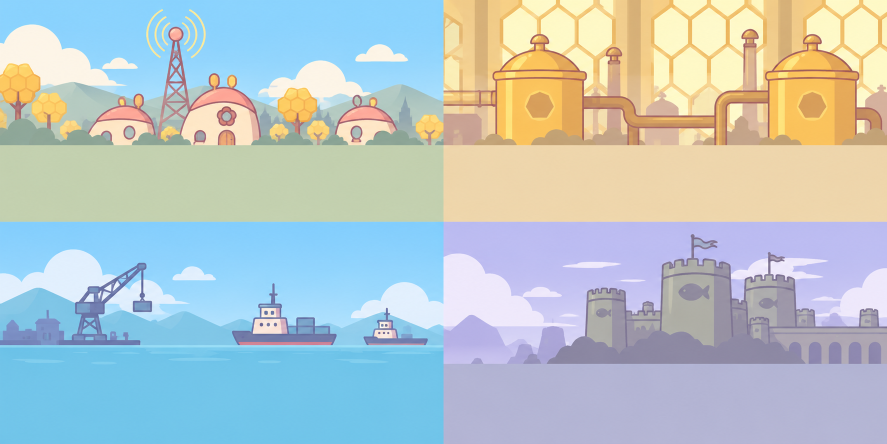
#> input picture assets/backgrounds.png, 1774 x 887 px, found by its file name (shown at 1/2 size)
$ python bg-seamless.py
#> lines starting #> are read from the running program, lines starting #| are printed output that depends on the picture
"""Bake assets/generated/backgrounds_wrap.png: each stage panel of assets/backgrounds.png made horizontally tileable.

The panel's right end is overlapped onto its left start and the two are joined along a minimum-error vertical cut
(image quilting), so the scenery repeats without a mirror seam. Each cell gets a PAD-pixel gutter of wrapped / edge
pixels so bilinear sampling never bleeds a neighbouring panel. Prints the tile widths for BG_WRAP in main.gd/render.js.
"""
import numpy as np
from PIL import Image

PAD = 4
FEATHER = 3
# Overlap search range per stage: wide overlaps line up repeating art (town, factory, harbor); the castle's
# towers get sliced by long overlaps, so it keeps a short one.
OVERLAP = {0: (100, 520), 1: (100, 520), 2: (100, 520), 3: (100, 300)}
CROP = .7  # only the visible top of the panel drives the cut choice (the rest is flat ground)

src = np.asarray(Image.open("assets/backgrounds.png").convert("RGB")).astype(np.float32)
H, W = src.shape[:2]
#> H = 887; W = 1774
cw, ch = W // 2, H // 2
#> cw = 887; ch = 443


def min_cut(err):
    """Vertical path (one column per row) through err with the least total cost."""
    h, w = err.shape
    cost = err.copy()
    for y in range(1, h):
        prev = cost[y - 1]
        left = np.r_[np.inf, prev[:-1]]
        right = np.r_[prev[1:], np.inf]
        cost[y] += np.minimum(np.minimum(left, prev), right)
    path = np.zeros(h, int)
    path[-1] = int(np.argmin(cost[-1]))
    for y in range(h - 2, -1, -1):
        x = path[y + 1]
        lo, hi = max(0, x - 1), min(w, x + 2)
        path[y] = lo + int(np.argmin(cost[y, lo:hi]))
    return path, float(cost[-1].min()) / h


def seamless(p, lo, hi):
    rows = int(ch * CROP)
    best = None
    for o in range(lo, hi + 1, 10):
        a, b = p[:, cw - o:], p[:, :o]
        err = ((a - b) ** 2).sum(2)
        # keep the cut away from the overlap edges so the feather has room
        err[:, :FEATHER + 2] += 1e7; err[:, -FEATHER - 2:] += 1e7
        path, score = min_cut(err[:rows])
        if best is None or score < best[0]: best = (score, o, path)
    score, o, path = best
    a, b = p[:, cw - o:], p[:, :o]
    path = np.r_[path, np.full(ch - len(path), path[-1])]
    xs = np.arange(o)[None, :]
    t = np.clip((xs - path[:, None] + FEATHER) / (2 * FEATHER), 0, 1)[..., None]  # 0 = A (wraps from tile end), 1 = B
    head = a * (1 - t) + b * t
    tile = np.concatenate([head, p[:, o:cw - o]], 1)
    return tile, o, score


tiles = []
for s in range(4):
    p = src[(s // 2) * ch:(s // 2 + 1) * ch, (s % 2) * cw:(s % 2 + 1) * cw]
    tile, o, score = seamless(p, *OVERLAP[s])
    tiles.append(tile)
    print(f"stage {s}: overlap {o}px, cut error {score:.0f}, tile width {tile.shape[1]}")
#> this loop made 4 passes
#> (o, score) on passes 1 to 4: (380, 74.75), (340, 9.28), (450, 129.5), (280, 350.3)
#| stage 0: overlap 380px, cut error 75, tile width 507
#| stage 1: overlap 340px, cut error 9, tile width 547
#| stage 2: overlap 450px, cut error 130, tile width 450
#| stage 3: overlap 280px, cut error 350, tile width 607
#> pass 1, `p = src[(s // 2) * ch:(s // 2 + 1) * ch, (s % 2) * cw:(s % 2 + 1) * cw]`:
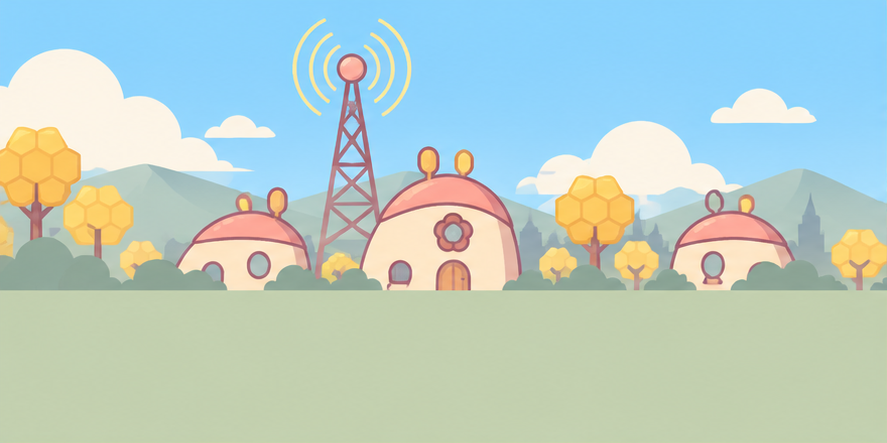
#> p: shape (443, 887, 3) float32; mean R, G, B 183.9, 206.4, 199.9
#> pass 1, in seamless, `a, b = p[:, cw - o:], p[:, :o]`:
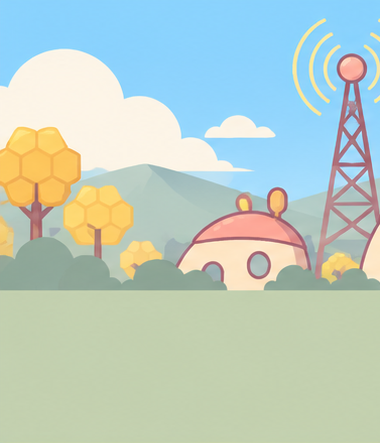
#> b: shape (443, 380, 3) float32; mean R, G, B 187.7, 205.9, 195.3
#> pass 1, in seamless, `head = a * (1 - t) + b * t`:
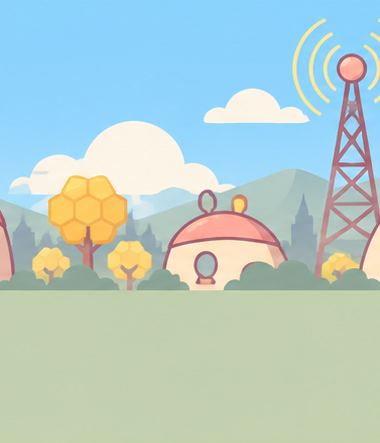
#> head: shape (443, 380, 3) float64; mean R, G, B 181, 205.3, 200.7
#> after the loop:
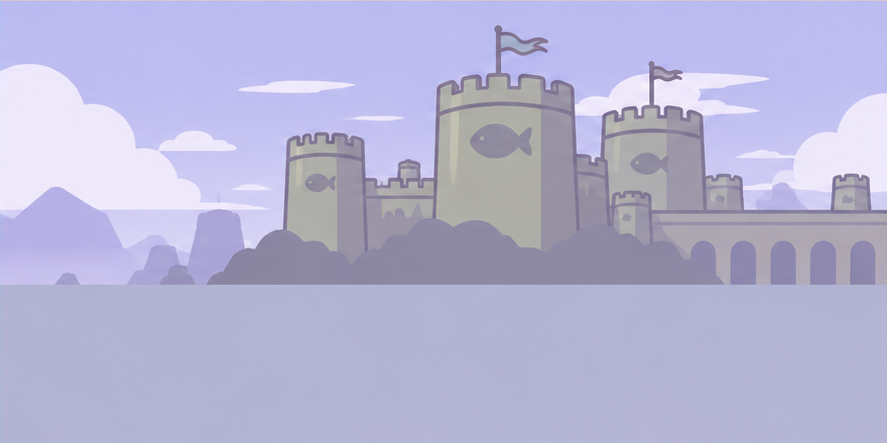
#> p: shape (443, 887, 3) float32; mean R, G, B 182.1, 180.8, 212.9
#> after the loop, tiles = 4 items

cellW = max(t.shape[1] for t in tiles) + 2 * PAD
#> cellW = 615
cellH = ch + 2 * PAD
#> cellH = 451
out = np.zeros((cellH * 2, cellW * 2, 3), np.float32)
for s, t in enumerate(tiles):
    n = t.shape[1]
    wrapped = np.concatenate([t[:, n - PAD:], t, t[:, :PAD]], 1)
    wrapped = np.concatenate([np.repeat(wrapped[:1], PAD, 0), wrapped, np.repeat(wrapped[-1:], PAD, 0)], 0)
    ox, oy = (s % 2) * cellW, (s // 2) * cellH
    out[oy:oy + cellH, ox:ox + wrapped.shape[1]] = wrapped
#> this loop made 4 passes
#> (n, ox, oy) on passes 1 to 4: (507, 0, 0), (547, 615, 0), (450, 0, 451), (607, 615, 451)
#> pass 1, `wrapped = np.concatenate([np.repeat(wrapped[:1], PAD, 0), wrapped, np...`:
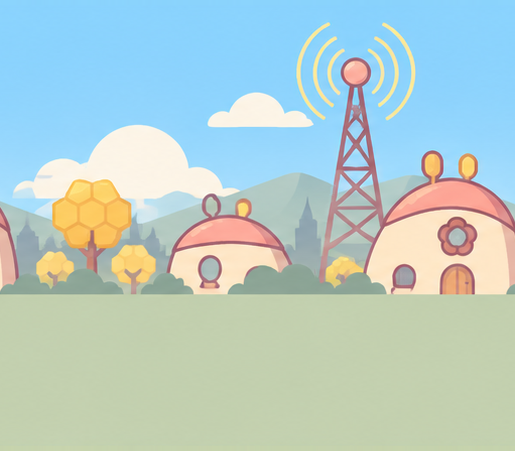
#> wrapped: shape (451, 515, 3) float64; mean of channels 0, 1, 2 181.9, 205.2, 201.2; drawn as R, G, B
#> pass 2, `wrapped = np.concatenate([np.repeat(wrapped[:1], PAD, 0), wrapped, np...`:
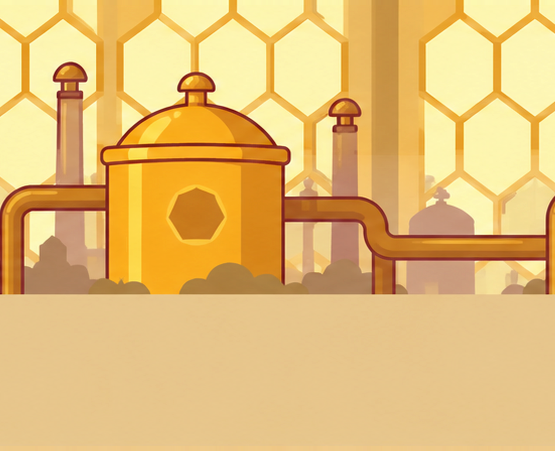
#> wrapped: shape (451, 555, 3) float64; mean of channels 0, 1, 2 236.6, 207.5, 155.3; drawn with min black and max white
#> after the loop:
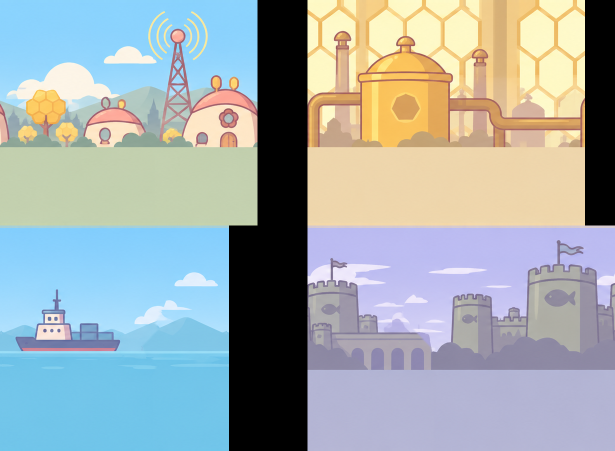
#> out: shape (902, 1230, 3) float32 (shown at 1/2 size); mean of channels 0, 1, 2 160.4, 170.8, 173.6; drawn as R, G, B
Image.fromarray(out.round().clip(0, 255).astype(np.uint8)).save("assets/generated/backgrounds_wrap.png")
print("cell", cellW, cellH, "pad", PAD, "widths", [t.shape[1] for t in tiles], "height", ch)
#| cell 615 451 pad 4 widths [507, 547, 450, 607] height 443
